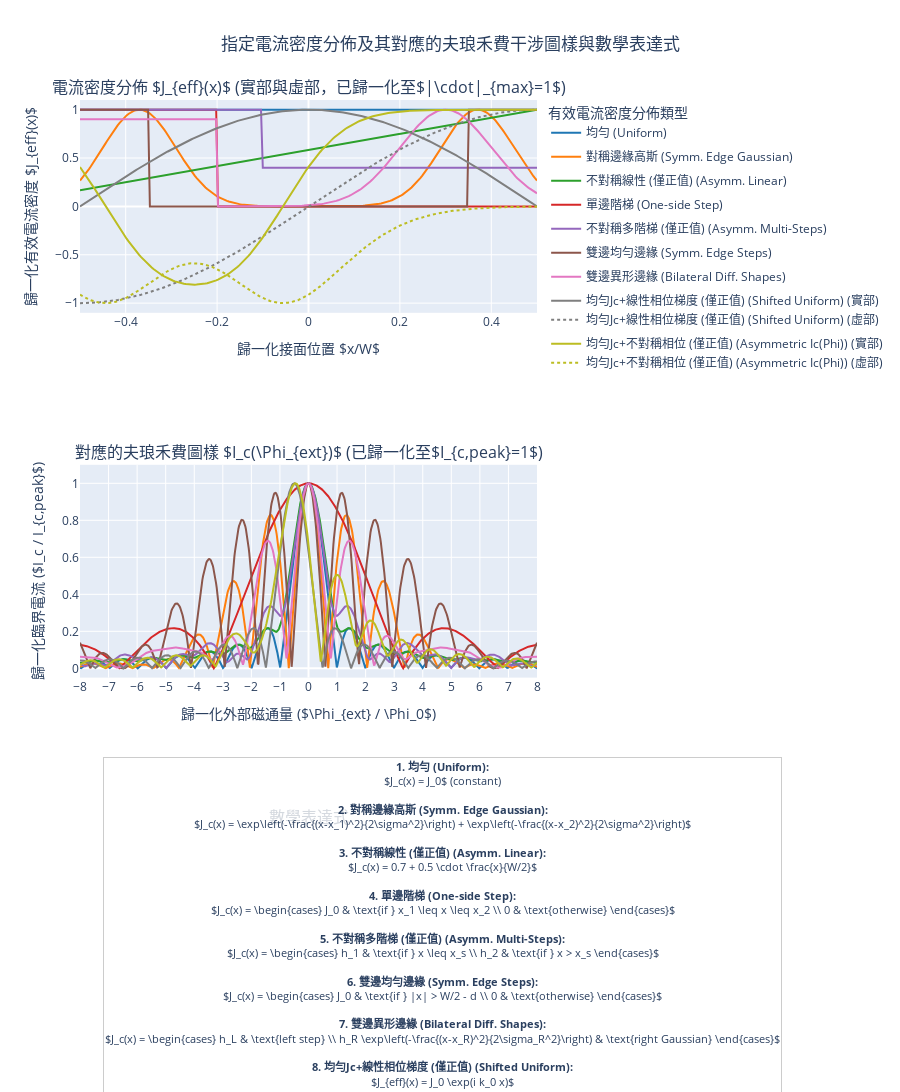

Notebook cell for this chart:
### Code cell
import numpy as np
import plotly.graph_objects as go
from plotly.subplots import make_subplots
from scipy.fft import fft, fftshift
from scipy.special import jv, yv # Bessel functions J_n and Y_n
from scipy.interpolate import lagrange # Lagrange polynomials

# --- 常數與參數設定 ---
Phi0 = 1.0       # 磁通量量子 (歸一化)
W = 1.0          # 接面寬度 (歸一化)
N_points_x = 256 # 接面空間取樣點數
x_coords = np.linspace(-W/2, W/2, N_points_x) # 接面寬度座標

# 掃描的外部磁通量範圍 (歸一化)
phi_ext_over_phi0_scan = np.linspace(-8, 8, 800) # 擴大範圍以觀察更多旁瓣

# --- 定義不同的電流密度分佈函數 Jc(x) ---
def uniform_Jc(x_coords, W_val):
    """均勻電流密度"""
    return np.ones_like(x_coords)

def symmetric_edge_gaussian_Jc(x_coords, W_val, peak_width_factor=0.1, edge_offset_factor=0.05):
    """對稱邊緣集中的電流密度 (兩個高斯峰)"""
    sigma = W_val * peak_width_factor
    peak1_center = -W_val/2 + W_val * edge_offset_factor + sigma 
    peak2_center = W_val/2 - W_val * edge_offset_factor - sigma
    return np.exp(-(x_coords - peak1_center)**2 / (2 * sigma**2)) + \
           np.exp(-(x_coords - peak2_center)**2 / (2 * sigma**2))

def asymmetric_linear_Jc(x_coords, W_val):
    """不對稱線性梯度電流密度 (僅正值)"""
    return 0.7 + 0.5 * (x_coords / (W_val/2)) 

def one_side_step_Jc(x_coords, W_val, step_start_norm=-0.5, step_end_norm=-0.2):
    """只有一邊的不對稱邊緣集中 (階梯)"""
    J = np.zeros_like(x_coords)
    start_x = step_start_norm * W_val
    end_x = step_end_norm * W_val
    actual_start = np.maximum(start_x, -W_val/2)
    actual_end = np.minimum(end_x, W_val/2)
    if actual_start < actual_end:
         J[(x_coords >= actual_start) & (x_coords <= actual_end)] = 1.0
    return J

def asymmetric_multistep_Jc(x_coords, W_val, x_split_norm=-0.1, h1=1.0, h2=0.4):
    """不對稱多階梯 (兩段不同高度, 僅正值)"""
    J = np.zeros_like(x_coords)
    x_split = x_split_norm * W_val
    J[x_coords <= x_split] = h1
    J[x_coords > x_split] = h2
    J[x_coords < -W_val/2] = 0
    J[x_coords > W_val/2] = 0
    return J

def symmetric_edge_steps_Jc(x_coords, W_val, depth_norm=0.2, base_level=0.0):
    """雙邊均勻邊緣集中 (對稱階梯)"""
    J = np.full_like(x_coords, base_level)
    edge_width = depth_norm * W_val
    J[(x_coords >= -W_val/2) & (x_coords <= -W_val/2 + edge_width)] = 1.0
    J[(x_coords >= W_val/2 - edge_width) & (x_coords <= W_val/2)] = 1.0
    return J

def bilateral_opposite_shape_edge_Jc(x_coords, W_val, 
                                     left_step_end_norm=-0.25, left_h=1.0,
                                     right_peak_center_norm=0.3, right_peak_h=0.8, right_peak_sigma_norm=0.07):
    """雙邊異形邊緣集中 (左階梯, 右高斯)"""
    J_left = np.zeros_like(x_coords)
    left_step_end = left_step_end_norm * W_val
    J_left[(x_coords >= -W_val/2) & (x_coords <= left_step_end)] = left_h 

    J_right = np.zeros_like(x_coords)
    right_peak_center = right_peak_center_norm * W_val
    right_sigma = right_peak_sigma_norm * W_val
    J_right = right_peak_h * np.exp(-(x_coords - right_peak_center)**2 / (2 * right_sigma**2)) 

    J_combined = np.zeros_like(x_coords)
    mask_left = (x_coords >= -W_val/2) & (x_coords <= left_step_end)
    mask_right_exclusive = (x_coords > left_step_end) 

    J_combined[mask_left] = J_left[mask_left]
    J_combined[mask_right_exclusive] = J_right[mask_right_exclusive]
    return J_combined

def Jc_with_linear_phase_gradient(x_coords, W_val, J_amplitude_func, phase_k0_norm):
    """帶有內稟線性相位梯度的電流密度 (用於產生位移的對稱圖樣)"""
    J_real = J_amplitude_func(x_coords, W_val)
    k_intrinsic = phase_k0_norm * np.pi 
    return J_real * np.exp(1j * k_intrinsic * (x_coords / (W/2)))

def asymmetric_phi0_profile(x_coords, W_val, A=np.pi/2, x_d_norm=-0.2, sigma_norm=0.15):
    """一個不對稱的內稟相位移 phi_0^{int}(x) 範例 (例如，一側的相位突變)"""
    x_d = x_d_norm * W_val
    sigma = sigma_norm * W_val
    return A * np.exp(-(x_coords - x_d)**2 / (2 * sigma**2))

def Jc_with_asymmetric_phi0(x_coords, W_val, J_amplitude_func, phi0_int_func, phi0_params):
    """帶有不對稱內稟相位移的電流密度 (用於產生不對稱的Ic(Phi)圖樣)"""
    J_real = J_amplitude_func(x_coords, W_val)
    phi0_intrinsic = phi0_int_func(x_coords, W_val, **phi0_params)
    return J_real * np.exp(-1j * phi0_intrinsic) # J_eff = J_c * exp(-i * phi_0_int)

# 選定的電流密度分佈與數學表達式
current_distributions = {
    "均勻 (Uniform)": {
        "profile": uniform_Jc(x_coords, W),
        "math": r"$J_c(x) = J_0$ (constant)"
    },
    "對稱邊緣高斯 (Symm. Edge Gaussian)": {
        "profile": symmetric_edge_gaussian_Jc(x_coords, W, peak_width_factor=0.08, edge_offset_factor=0.05),
        "math": r"$J_c(x) = \exp\left(-\frac{(x-x_1)^2}{2\sigma^2}\right) + \exp\left(-\frac{(x-x_2)^2}{2\sigma^2}\right)$"
    },
    "不對稱線性 (僅正值) (Asymm. Linear)": {
        "profile": asymmetric_linear_Jc(x_coords, W),
        "math": r"$J_c(x) = 0.7 + 0.5 \cdot \frac{x}{W/2}$"
    },
    "單邊階梯 (One-side Step)": {
        "profile": one_side_step_Jc(x_coords, W, step_start_norm=-0.5, step_end_norm=-0.2),
        "math": r"$J_c(x) = \begin{cases} J_0 & \text{if } x_1 \leq x \leq x_2 \\ 0 & \text{otherwise} \end{cases}$"
    },
    "不對稱多階梯 (僅正值) (Asymm. Multi-Steps)": {
        "profile": asymmetric_multistep_Jc(x_coords, W, x_split_norm=-0.1, h1=1.0, h2=0.4),
        "math": r"$J_c(x) = \begin{cases} h_1 & \text{if } x \leq x_s \\ h_2 & \text{if } x > x_s \end{cases}$"
    },
    "雙邊均勻邊緣 (Symm. Edge Steps)": {
        "profile": symmetric_edge_steps_Jc(x_coords, W, depth_norm=0.15, base_level=0.0),
        "math": r"$J_c(x) = \begin{cases} J_0 & \text{if } |x| > W/2 - d \\ 0 & \text{otherwise} \end{cases}$"
    },
    "雙邊異形邊緣 (Bilateral Diff. Shapes)": {
        "profile": bilateral_opposite_shape_edge_Jc(x_coords, W, left_step_end_norm=-0.2, left_h=0.9, right_peak_center_norm=0.3, right_peak_h=1.0, right_peak_sigma_norm=0.1),
        "math": r"$J_c(x) = \begin{cases} h_L & \text{left step} \\ h_R \exp\left(-\frac{(x-x_R)^2}{2\sigma_R^2}\right) & \text{right Gaussian} \end{cases}$"
    },
    "均勻Jc+線性相位梯度 (僅正值) (Shifted Uniform)": {
        "profile": Jc_with_linear_phase_gradient(x_coords, W, lambda x, w: uniform_Jc(x,w), phase_k0_norm=0.5),
        "math": r"$J_{eff}(x) = J_0 \exp(i k_0 x)$"
    },
    "均勻Jc+不對稱相位 (僅正值) (Asymmetric Ic(Phi))": {
        "profile": Jc_with_asymmetric_phi0(x_coords, W, 
                                              lambda x, w: uniform_Jc(x,w), # 基底 Jc(x)
                                              asymmetric_phi0_profile,     # 不對稱 phi_0^{int}(x) 函數
                                              {'A': np.pi*0.8, 'x_d_norm': -0.25, 'sigma_norm': 0.2}), # phi_0^{int}(x) 的參數
        "math": r"$J_{eff}(x) = J_0 \exp(-i \phi_0^{int}(x))$, where $\phi_0^{int}(x) = A \exp\left(-\frac{(x-x_d)^2}{2\sigma^2}\right)$"
    }
}

# 歸一化電流密度分佈
for name, data in current_distributions.items():
    Jc_profile_complex = data["profile"]
    if np.iscomplexobj(Jc_profile_complex):
        max_abs_val = np.max(np.abs(Jc_profile_complex))
        if max_abs_val > 1e-9:
            current_distributions[name]["profile"] = Jc_profile_complex / max_abs_val
    else: 
        max_abs_val = np.max(np.abs(Jc_profile_complex))
        if max_abs_val > 1e-9: 
             current_distributions[name]["profile"] = Jc_profile_complex / max_abs_val 

# 計算 Ic(Phi) 圖樣
Ic_patterns = {}
for name, data in current_distributions.items():
    Jc_profile_complex = data["profile"]
    Ic_vs_phi = []
    for phi_norm in phi_ext_over_phi0_scan:
        integrand = Jc_profile_complex * np.exp(1j * 2 * np.pi * phi_norm * (x_coords / W))
        dx = W / (N_points_x -1) if N_points_x > 1 else W 
        Ic_val = np.abs(np.sum(integrand) * dx) 
        Ic_vs_phi.append(Ic_val)

    Ic_patterns[name] = np.array(Ic_vs_phi)
    max_ic_val_pattern = np.max(Ic_patterns[name])
    if max_ic_val_pattern > 1e-9:
         Ic_patterns[name] /= max_ic_val_pattern

# 創建圖表
fig = make_subplots(rows=3, cols=1,
                    shared_xaxes=False,
                    row_heights=[0.35, 0.35, 0.3],
                    subplot_titles=("電流密度分佈 $J_{eff}(x)$ (實部與虛部，已歸一化至$|\cdot|_{max}=1$)", 
                                    "對應的夫琅禾費圖樣 $I_c(\Phi_{ext})$ (已歸一化至$I_{c,peak}=1$)",
                                    "數學表達式"))

colors = ['#1f77b4', '#ff7f0e', '#2ca02c', '#d62728', '#9467bd', 
          '#8c564b', '#e377c2', '#7f7f7f', '#bcbd22', '#17becf']

# 繪製電流密度分佈
for i, (name, data) in enumerate(current_distributions.items()):
    Jc_profile_complex = data["profile"]
    color = colors[i % len(colors)]
    
    if np.iscomplexobj(Jc_profile_complex):
        fig.add_trace(go.Scatter(x=x_coords/W, y=np.real(Jc_profile_complex), mode='lines', 
                                 name=f'{name} (實部)', legendgroup=name, 
                                 line=dict(color=color)),
                      row=1, col=1)
        fig.add_trace(go.Scatter(x=x_coords/W, y=np.imag(Jc_profile_complex), mode='lines', 
                                 name=f'{name} (虛部)', legendgroup=name, 
                                 line=dict(color=color, dash='dot')),
                      row=1, col=1)
    else:
        fig.add_trace(go.Scatter(x=x_coords/W, y=Jc_profile_complex, mode='lines', 
                                 name=f'{name}', legendgroup=name, 
                                 line=dict(color=color)),
                      row=1, col=1)

    # 繪製 Ic(Phi) 圖樣
    fig.add_trace(go.Scatter(x=phi_ext_over_phi0_scan, y=Ic_patterns[name], mode='lines',
                             name=f'{name} - Ic($\Phi$)', legendgroup=name, 
                             showlegend=False, 
                             line=dict(color=color)),
                  row=2, col=1)

# 添加數學表達式文本
math_text = ""
for i, (name, data) in enumerate(current_distributions.items()):
    math_text += f"<b>{i+1}. {name}:</b><br>{data['math']}<br><br>"

fig.add_annotation(
    text=math_text,
    xref="paper", yref="paper",
    x=0.05, y=0.28,
    xanchor="left", yanchor="top",
    showarrow=False,
    font=dict(size=11),
    bgcolor="rgba(255,255,255,0.8)",
    bordercolor="rgba(0,0,0,0.2)",
    borderwidth=1
)

# 更新軸標籤和範圍
fig.update_xaxes(title_text="歸一化接面位置 $x/W$", row=1, col=1)
fig.update_yaxes(title_text="歸一化有效電流密度 $J_{eff}(x)$", row=1, col=1, range=[-1.1, 1.1]) 

fig.update_xaxes(title_text="歸一化外部磁通量 ($\Phi_{ext} / \Phi_0$)", row=2, col=1, dtick=1)
fig.update_yaxes(title_text="歸一化臨界電流 ($I_c / I_{c,peak}$)", row=2, col=1, range=[-0.05, 1.1]) 

# 隱藏第三個子圖的軸
fig.update_xaxes(visible=False, row=3, col=1)
fig.update_yaxes(visible=False, row=3, col=1)

fig.update_layout(
    height=1800, 
    title_text="指定電流密度分佈及其對應的夫琅禾費干涉圖樣與數學表達式",
    title_x=0.5,
    legend_title_text="有效電流密度分佈類型",
    legend_tracegroupgap = 5 
)

fig.show()

### Figure 1 — Plotly figure (JSON) as saved in the notebook; plotly's stock layout.template omitted (floating-point values rounded to 4 significant figures; data arrays with more than 128 entries replaced by an {"elided": "..."} marker saying what was removed)
{"data": [{"legendgroup": "均勻 (Uniform)", "line": {"color": "#1f77b4"}, "mode": "lines", "name": "均勻 (Uniform)", "type": "scatter", "x": {"elided": "256 float values"}, "xaxis": "x", "y": {"elided": "256 float values"}, "yaxis": "y"}, {"legendgroup": "均勻 (Uniform)", "line": {"color": "#1f77b4"}, "mode": "lines", "name": "均勻 (Uniform) - Ic($\\Phi$)", "showlegend": false, "type": "scatter", "x": {"elided": "800 float values"}, "xaxis": "x2", "y": {"elided": "800 float values"}, "yaxis": "y2"}, {"legendgroup": "對稱邊緣高斯 (Symm. Edge Gaussian)", "line": {"color": "#ff7f0e"}, "mode": "lines", "name": "對稱邊緣高斯 (Symm. Edge Gaussian)", "type": "scatter", "x": {"elided": "256 float values"}, "xaxis": "x", "y": {"elided": "256 float values"}, "yaxis": "y"}, {"legendgroup": "對稱邊緣高斯 (Symm. Edge Gaussian)", "line": {"color": "#ff7f0e"}, "mode": "lines", "name": "對稱邊緣高斯 (Symm. Edge Gaussian) - Ic($\\Phi$)", "showlegend": false, "type": "scatter", "x": {"elided": "800 float values"}, "xaxis": "x2", "y": {"elided": "800 float values"}, "yaxis": "y2"}, {"legendgroup": "不對稱線性 (僅正值) (Asymm. Linear)", "line": {"color": "#2ca02c"}, "mode": "lines", "name": "不對稱線性 (僅正值) (Asymm. Linear)", "type": "scatter", "x": {"elided": "256 float values"}, "xaxis": "x", "y": {"elided": "256 float values"}, "yaxis": "y"}, {"legendgroup": "不對稱線性 (僅正值) (Asymm. Linear)", "line": {"color": "#2ca02c"}, "mode": "lines", "name": "不對稱線性 (僅正值) (Asymm. Linear) - Ic($\\Phi$)", "showlegend": false, "type": "scatter", "x": {"elided": "800 float values"}, "xaxis": "x2", "y": {"elided": "800 float values"}, "yaxis": "y2"}, {"legendgroup": "單邊階梯 (One-side Step)", "line": {"color": "#d62728"}, "mode": "lines", "name": "單邊階梯 (One-side Step)", "type": "scatter", "x": {"elided": "256 float values"}, "xaxis": "x", "y": {"elided": "256 float values"}, "yaxis": "y"}, {"legendgroup": "單邊階梯 (One-side Step)", "line": {"color": "#d62728"}, "mode": "lines", "name": "單邊階梯 (One-side Step) - Ic($\\Phi$)", "showlegend": false, "type": "scatter", "x": {"elided": "800 float values"}, "xaxis": "x2", "y": {"elided": "800 float values"}, "yaxis": "y2"}, {"legendgroup": "不對稱多階梯 (僅正值) (Asymm. Multi-Steps)", "line": {"color": "#9467bd"}, "mode": "lines", "name": "不對稱多階梯 (僅正值) (Asymm. Multi-Steps)", "type": "scatter", "x": {"elided": "256 float values"}, "xaxis": "x", "y": {"elided": "256 float values"}, "yaxis": "y"}, {"legendgroup": "不對稱多階梯 (僅正值) (Asymm. Multi-Steps)", "line": {"color": "#9467bd"}, "mode": "lines", "name": "不對稱多階梯 (僅正值) (Asymm. Multi-Steps) - Ic($\\Phi$)", "showlegend": false, "type": "scatter", "x": {"elided": "800 float values"}, "xaxis": "x2", "y": {"elided": "800 float values"}, "yaxis": "y2"}, {"legendgroup": "雙邊均勻邊緣 (Symm. Edge Steps)", "line": {"color": "#8c564b"}, "mode": "lines", "name": "雙邊均勻邊緣 (Symm. Edge Steps)", "type": "scatter", "x": {"elided": "256 float values"}, "xaxis": "x", "y": {"elided": "256 float values"}, "yaxis": "y"}, {"legendgroup": "雙邊均勻邊緣 (Symm. Edge Steps)", "line": {"color": "#8c564b"}, "mode": "lines", "name": "雙邊均勻邊緣 (Symm. Edge Steps) - Ic($\\Phi$)", "showlegend": false, "type": "scatter", "x": {"elided": "800 float values"}, "xaxis": "x2", "y": {"elided": "800 float values"}, "yaxis": "y2"}, {"legendgroup": "雙邊異形邊緣 (Bilateral Diff. Shapes)", "line": {"color": "#e377c2"}, "mode": "lines", "name": "雙邊異形邊緣 (Bilateral Diff. Shapes)", "type": "scatter", "x": {"elided": "256 float values"}, "xaxis": "x", "y": {"elided": "256 float values"}, "yaxis": "y"}, {"legendgroup": "雙邊異形邊緣 (Bilateral Diff. Shapes)", "line": {"color": "#e377c2"}, "mode": "lines", "name": "雙邊異形邊緣 (Bilateral Diff. Shapes) - Ic($\\Phi$)", "showlegend": false, "type": "scatter", "x": {"elided": "800 float values"}, "xaxis": "x2", "y": {"elided": "800 float values"}, "yaxis": "y2"}, {"legendgroup": "均勻Jc+線性相位梯度 (僅正值) (Shifted Uniform)", "line": {"color": "#7f7f7f"}, "mode": "lines", "name": "均勻Jc+線性相位梯度 (僅正值) (Shifted Uniform) (實部)", "type": "scatter", "x": {"elided": "256 float values"}, "xaxis": "x", "y": {"elided": "256 float values"}, "yaxis": "y"}, {"legendgroup": "均勻Jc+線性相位梯度 (僅正值) (Shifted Uniform)", "line": {"color": "#7f7f7f", "dash": "dot"}, "mode": "lines", "name": "均勻Jc+線性相位梯度 (僅正值) (Shifted Uniform) (虛部)", "type": "scatter", "x": {"elided": "256 float values"}, "xaxis": "x", "y": {"elided": "256 float values"}, "yaxis": "y"}, {"legendgroup": "均勻Jc+線性相位梯度 (僅正值) (Shifted Uniform)", "line": {"color": "#7f7f7f"}, "mode": "lines", "name": "均勻Jc+線性相位梯度 (僅正值) (Shifted Uniform) - Ic($\\Phi$)", "showlegend": false, "type": "scatter", "x": {"elided": "800 float values"}, "xaxis": "x2", "y": {"elided": "800 float values"}, "yaxis": "y2"}, {"legendgroup": "均勻Jc+不對稱相位 (僅正值) (Asymmetric Ic(Phi))", "line": {"color": "#bcbd22"}, "mode": "lines", "name": "均勻Jc+不對稱相位 (僅正值) (Asymmetric Ic(Phi)) (實部)", "type": "scatter", "x": {"elided": "256 float values"}, "xaxis": "x", "y": {"elided": "256 float values"}, "yaxis": "y"}, {"legendgroup": "均勻Jc+不對稱相位 (僅正值) (Asymmetric Ic(Phi))", "line": {"color": "#bcbd22", "dash": "dot"}, "mode": "lines", "name": "均勻Jc+不對稱相位 (僅正值) (Asymmetric Ic(Phi)) (虛部)", "type": "scatter", "x": {"elided": "256 float values"}, "xaxis": "x", "y": {"elided": "256 float values"}, "yaxis": "y"}, {"legendgroup": "均勻Jc+不對稱相位 (僅正值) (Asymmetric Ic(Phi))", "line": {"color": "#bcbd22"}, "mode": "lines", "name": "均勻Jc+不對稱相位 (僅正值) (Asymmetric Ic(Phi)) - Ic($\\Phi$)", "showlegend": false, "type": "scatter", "x": {"elided": "800 float values"}, "xaxis": "x2", "y": {"elided": "800 float values"}, "yaxis": "y2"}], "layout": {"annotations": [{"font": {"size": 16}, "showarrow": false, "text": "電流密度分佈 $J_{eff}(x)$ (實部與虛部，已歸一化至$|\\cdot|_{max}=1$)", "x": 0.5, "xanchor": "center", "xref": "paper", "y": 1, "yanchor": "bottom", "yref": "paper"}, {"font": {"size": 16}, "showarrow": false, "text": "對應的夫琅禾費圖樣 $I_c(\\Phi_{ext})$ (已歸一化至$I_{c,peak}=1$)", "x": 0.5, "xanchor": "center", "xref": "paper", "y": 0.6, "yanchor": "bottom", "yref": "paper"}, {"font": {"size": 16}, "showarrow": false, "text": "數學表達式", "x": 0.5, "xanchor": "center", "xref": "paper", "y": 0.2, "yanchor": "bottom", "yref": "paper"}, {"bgcolor": "rgba(255,255,255,0.8)", "bordercolor": "rgba(0,0,0,0.2)", "borderwidth": 1, "font": {"size": 11}, "showarrow": false, "text": "<b>1. 均勻 (Uniform):</b><br>$J_c(x) = J_0$ (constant)<br><br><b>2. 對稱邊緣高斯 (Symm. Edge Gaussian):</b><br>$J_c(x) = \\exp\\left(-\\frac{(x-x_1)^2}{2\\sigma^2}\\right) + \\exp\\left(-\\frac{(x-x_2)^2}{2\\sigma^2}\\right)$<br><br><b>3. 不對稱線性 (僅正值) (Asymm. Linear):</b><br>$J_c(x) = 0.7 + 0.5 \\cdot \\frac{x}{W/2}$<br><br><b>4. 單邊階梯 (One-side Step):</b><br>$J_c(x) = \\begin{cases} J_0 & \\text{if } x_1 \\leq x \\leq x_2 \\\\ 0 & \\text{otherwise} \\end{cases}$<br><br><b>5. 不對稱多階梯 (僅正值) (Asymm. Multi-Steps):</b><br>$J_c(x) = \\begin{cases} h_1 & \\text{if } x \\leq x_s \\\\ h_2 & \\text{if } x > x_s \\end{cases}$<br><br><b>6. 雙邊均勻邊緣 (Symm. Edge Steps):</b><br>$J_c(x) = \\begin{cases} J_0 & \\text{if } |x| > W/2 - d \\\\ 0 & \\text{otherwise} \\end{cases}$<br><br><b>7. 雙邊異形邊緣 (Bilateral Diff. Shapes):</b><br>$J_c(x) = \\begin{cases} h_L & \\text{left step} \\\\ h_R \\exp\\left(-\\frac{(x-x_R)^2}{2\\sigma_R^2}\\right) & \\text{right Gaussian} \\end{cases}$<br><br><b>8. 均勻Jc+線性相位梯度 (僅正值) (Shifted Uniform):</b><br>$J_{eff}(x) = J_0 \\exp(i k_0 x)$<br><br><b>9. 均勻Jc+不對稱相位 (僅正值) (Asymmetric Ic(Phi)):</b><br>$J_{eff}(x) = J_0 \\exp(-i \\phi_0^{int}(x))$, where $\\phi_0^{int}(x) = A \\exp\\left(-\\frac{(x-x_d)^2}{2\\sigma^2}\\right)$<br><br>", "x": 0.05, "xanchor": "left", "xref": "paper", "y": 0.28, "yanchor": "top", "yref": "paper"}], "height": 1800, "legend": {"title": {"text": "有效電流密度分佈類型"}, "tracegroupgap": 5}, "title": {"text": "指定電流密度分佈及其對應的夫琅禾費干涉圖樣與數學表達式", "x": 0.5}, "xaxis": {"anchor": "y", "domain": [0, 1], "title": {"text": "歸一化接面位置 $x/W$"}}, "xaxis2": {"anchor": "y2", "domain": [0, 1], "dtick": 1, "title": {"text": "歸一化外部磁通量 ($\\Phi_{ext} / \\Phi_0$)"}}, "xaxis3": {"anchor": "y3", "domain": [0, 1], "visible": false}, "yaxis": {"anchor": "x", "domain": [0.7667, 1], "range": [-1.1, 1.1], "title": {"text": "歸一化有效電流密度 $J_{eff}(x)$"}}, "yaxis2": {"anchor": "x2", "domain": [0.3667, 0.6], "range": [-0.05, 1.1], "title": {"text": "歸一化臨界電流 ($I_c / I_{c,peak}$)"}}, "yaxis3": {"anchor": "x3", "domain": [0, 0.2], "visible": false}}}
